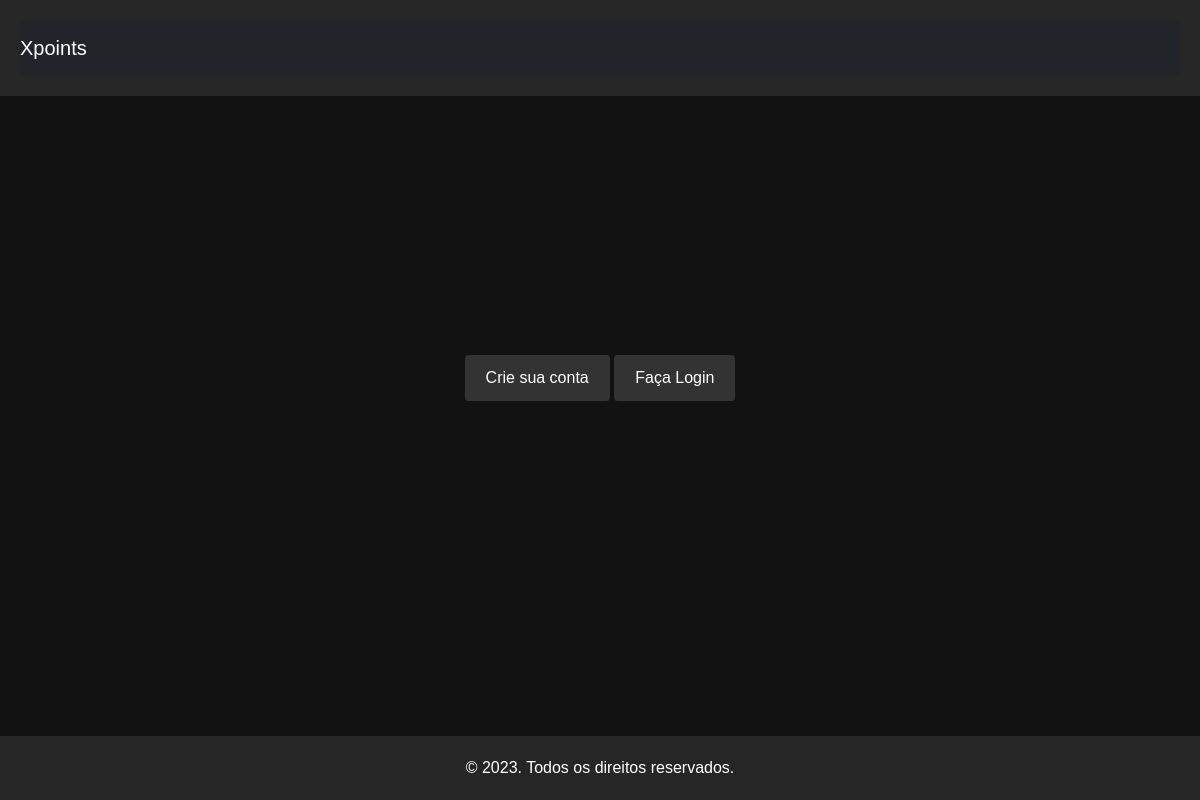
Before: / with the older database file.
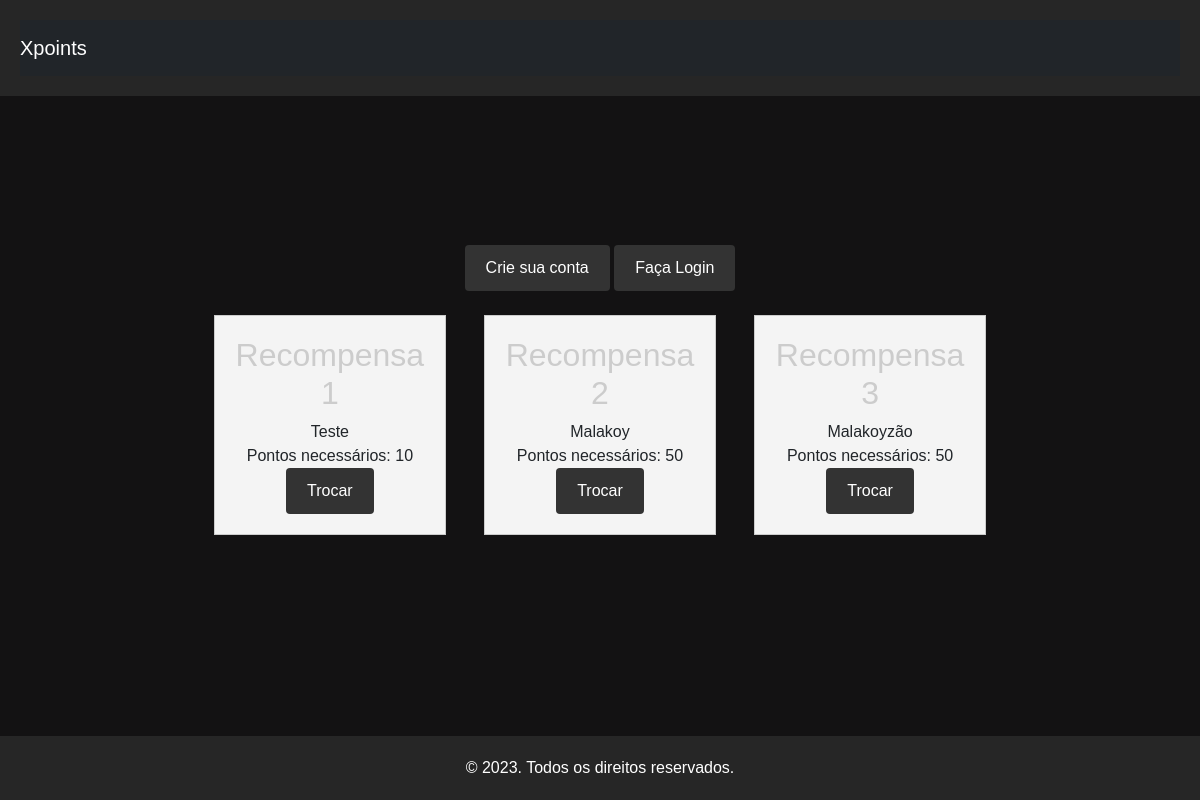
After: the same page with the newer database file.
### reward/models.py (models this page shows)
class Reward(models.Model):
    name = models.CharField(max_length=200)
    description = models.CharField(max_length=500)
    created_at = models.DateTimeField(auto_now_add=True)
    valid_until = models.DateTimeField()
    points_needed = models.IntegerField()

### app/views.py (the view)
# urls.py: 2. Add a URL to urlpatterns:  path('', views.home, name='home')
def home(request):
    if request.user.is_authenticated:
        rewards = Reward.objects.exclude(reward__retrieved_by=request.user)
    else:
        rewards = Reward.objects.all()
    return render(request, 'home.html', context={'rewards': rewards})

### app/templates/home.html
{% extends 'app/main.html' %}
{% block content %}
    <div class="mb-4">
        {% if not user.is_authenticated %}
            <div class="centered-btn">
                <a href="/create/" class="btn">Crie sua conta</a>
                <a href="/login/" class="btn">Faça Login</a>
            </div>
        {% endif %}
    </div>
    <div class="rewards">
        {% for reward in rewards %}
            <div class="reward">
                <h2>{{ reward.name }}</h2>
                <p>{{ reward.description }}</p>
                <p>Pontos necessários: {{ reward.points_needed }}</p>
                <a href="/reward/{{ reward.id }}" class="btn">Trocar</a>
            </div>
        {% endfor %}
    </div>
{% endblock %}

### app/templates/app/main.html (shortened to what this page needs)
{% load static %}
<!DOCTYPE html>
<html lang="pt-br">
<head>
    <link href="https://cdn.jsdelivr.net/npm/bootstrap@5.3.0-alpha3/dist/css/bootstrap.min.css" rel="stylesheet"
>
    <link rel="stylesheet" href="{% static 'css/style.css' %}">
</head>
<body>
<header>
    <nav class="navbar navbar-expand-lg navbar-dark bg-dark">
        <a class="navbar-brand" href="/">Xpoints</a>
    </nav>
</header>
<main style="padding-top: 60px; padding-bottom: 60px;">
    {% block content %}
    {% endblock %}
</main>
<footer>
    <p>&copy; 2023. Todos os direitos reservados.</p>
</footer>
</body>
</html>

### app/static/css/style.css (style rules this page uses)
body { background-color: #131213; font-family: Arial, sans-serif; margin: 0; padding: 0; display: flex; justify-content: center; align-items: center; height: 100vh; }
header { background-color: #262626; padding: 20px; color: #fff; text-align: center; position: fixed; left: 0; top: 0; width: 100%; }
main { padding: 20px; }
.btn { background-color: #333; color: #fffdfd; padding: 10px 20px; text-decoration: none; border-radius: 4px; }
.centered-btn { text-align: center; }
h2 { margin-top: 0; }
h2 { color: #ccc; }
footer { background-color: #262626; padding: 20px; color: #fff; text-align: center; position: fixed; left: 0; bottom: 0; width: 100%; }
footer p { margin: 0; }
.rewards { display: flex; justify-content: space-between; margin-bottom: 20px; }
.reward { background-color: #f4f4f4; border: 1px solid #ccc; padding: 20px; width: 30%; text-align: center; }
.reward h2 { margin-top: 0; }
.reward p { margin-bottom: 0; }
.btn { background-color: #333; color: #fff; padding: 10px 20px; text-decoration: none; border-radius: 4px; }

Changed rows visible on the page:
added Reward: name "Recompensa 1", description "Teste", points_needed "10"
added Reward: name "Recompensa 2", description "Malakoy", points_needed "50"
added Reward: name "Recompensa 3", description "Malakoyzão", points_needed "50"
